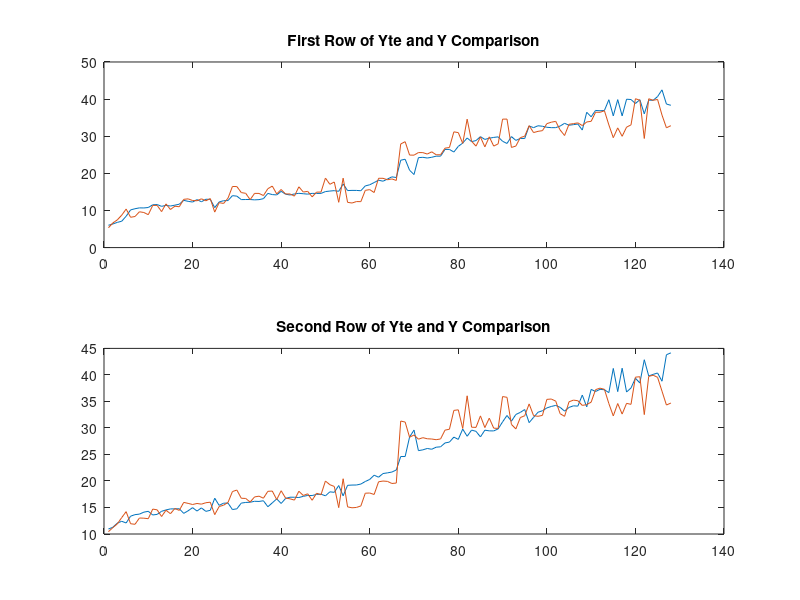

The MATLAB script that drew this image:
%_________Initialization__________%
clc 
clear all
close all
load D_build_tr.mat
load D_build_te.mat

%_________Separate Test and Training__________%
Xtr = D_build_tr(1:8,:);
Ytr = D_build_tr(9:10,:);

Xte = D_build_te(1:8,:);
Yte = D_build_te(9:10,:);


%_________Set XHat in the correct format and dimensions__________%
X_Hat = [Xtr' ones(640,1)];
I = eye(9);

%_________Calculate the Pseudo-inverse of X_Hat__________%
%Note, X_wierdcross was calcaulted WITHOUT using pinv%
X_weirdCross = inv(X_Hat'*X_Hat + 0.01*(I))*X_Hat';
WB = X_weirdCross * (Ytr');

%_________Separate Wstar and Bstar__________%
W_Star = WB(1:8, :)
B_Star = WB(9,:)'

%_________Apply Optimized Model__________%
Y = W_Star'*Xte + B_Star;

%_________Calculate the overall relative prediction error__________%
ep = norm(Yte - Y, 'fro')/norm(Yte, 'fro')
fprintf('The overall relative prediction error is %%%f',ep*100)


%_________Plot the two graphs__________%
subplot(2,1,1)
plot(Yte(1,:))
hold on
plot(Y(1,:))
hold off
title('First Row of Yte and Y Comparison')

subplot(2,1,2)
plot(Yte(2,:))
hold on
plot(Y(2,:))
hold off
title('Second Row of Yte and Y Comparison')